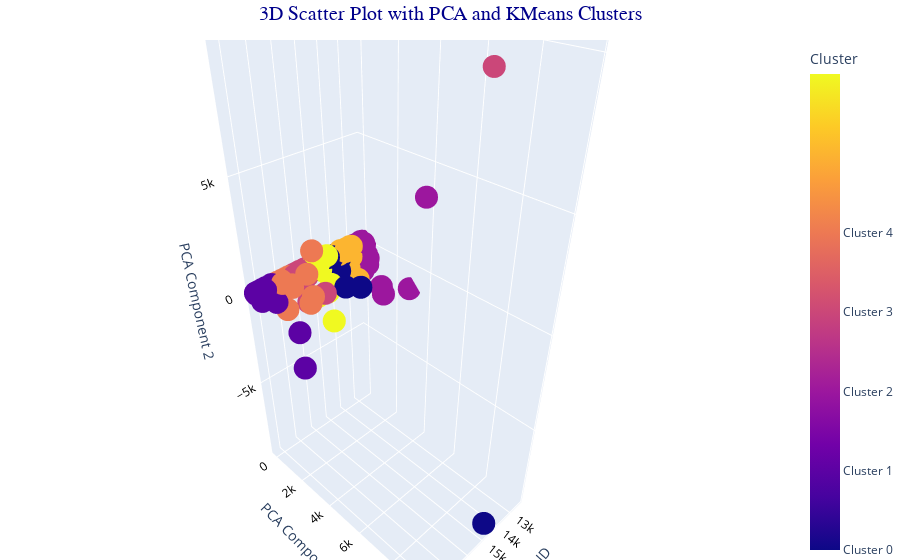

Notebook code for this chart:
### Code cell
pca = PCA(n_components=2)
pca_components = pca.fit_transform(KMeans_Cluster_df.drop(columns=["CustomerID", "KMeans_Cluster"]))

# Adding the PCA components and KMeans cluster labels back to the dataframe
pca_df = pd.DataFrame(pca_components, columns=["PCA1", "PCA2"])
pca_df['CustomerID'] = KMeans_Cluster_df['CustomerID']
pca_df['KMeans_Cluster'] = KMeans_Cluster_df['KMeans_Cluster']

#  3D scatter plot using Plotly, colored by KMeans cluster labels
fig = px.scatter_3d(pca_df, x='CustomerID', y='PCA1', z='PCA2', color='KMeans_Cluster',
                    title="3D Scatter Plot with PCA Dimensions and KMeans Clusters",
                    labels={'CustomerID': 'Customer ID', 'PCA1': 'PCA Component 1', 'PCA2': 'PCA Component 2', 'KMeans_Cluster': 'KMeans Clusters'})

fig.update_layout(
    scene=dict(
        xaxis=dict(title='Customer ID', tickfont=dict(size=12, color='black')),
        yaxis=dict(title='PCA Component 1', tickfont=dict(size=12, color='black')),
        zaxis=dict(title='PCA Component 2', tickfont=dict(size=12, color='black')),
        bgcolor='rgba(0, 0, 0, 0)',  
    ),
    title={
        'text': "3D Scatter Plot with PCA and KMeans Clusters",
        'x': 0.5,  # Center the title
        'xanchor': 'center',
        'font': {'size': 20, 'family': 'Arial', 'color': 'darkblue'}
    },
    coloraxis_colorbar=dict(
        title="Cluster", tickvals=[0, 1, 2, 3, 4], ticktext=["Cluster 0", "Cluster 1", "Cluster 2", "Cluster 3", "Cluster 4"]
    ), margin=dict(l=0, r=0, b=0, t=40)
)
fig.show()

### Figure 1 — Plotly figure (JSON) as saved in the notebook; plotly's stock layout.template omitted (floating-point values rounded to 4 significant figures; data arrays with more than 128 entries replaced by an {"elided": "..."} marker saying what was removed)
{"data": [{"hovertemplate": "Customer ID=%{x}<br>PCA Component 1=%{y}<br>PCA Component 2=%{z}<br>KMeans Clusters=%{marker.color}<extra></extra>", "legendgroup": "", "marker": {"color": {"elided": "4380 int values"}, "coloraxis": "coloraxis", "symbol": "circle"}, "mode": "markers", "name": "", "scene": "scene", "showlegend": false, "type": "scatter3d", "x": {"elided": "4380 int values"}, "y": {"elided": "4380 float values"}, "z": {"elided": "4380 float values"}}], "layout": {"coloraxis": {"colorbar": {"ticktext": ["Cluster 0", "Cluster 1", "Cluster 2", "Cluster 3", "Cluster 4"], "tickvals": [0, 1, 2, 3, 4], "title": {"text": "Cluster"}}, "colorscale": [[0, "#0d0887"], [0.1111, "#46039f"], [0.2222, "#7201a8"], [0.3333, "#9c179e"], [0.4444, "#bd3786"], [0.5556, "#d8576b"], [0.6667, "#ed7953"], [0.7778, "#fb9f3a"], [0.8889, "#fdca26"], [1, "#f0f921"]]}, "legend": {"tracegroupgap": 0}, "margin": {"b": 0, "l": 0, "r": 0, "t": 40}, "scene": {"bgcolor": "rgba(0, 0, 0, 0)", "domain": {"x": [0, 1], "y": [0, 1]}, "xaxis": {"tickfont": {"color": "black", "size": 12}, "title": {"text": "Customer ID"}}, "yaxis": {"tickfont": {"color": "black", "size": 12}, "title": {"text": "PCA Component 1"}}, "zaxis": {"tickfont": {"color": "black", "size": 12}, "title": {"text": "PCA Component 2"}}}, "title": {"font": {"color": "darkblue", "family": "Arial", "size": 20}, "text": "3D Scatter Plot with PCA and KMeans Clusters", "x": 0.5, "xanchor": "center"}}}
